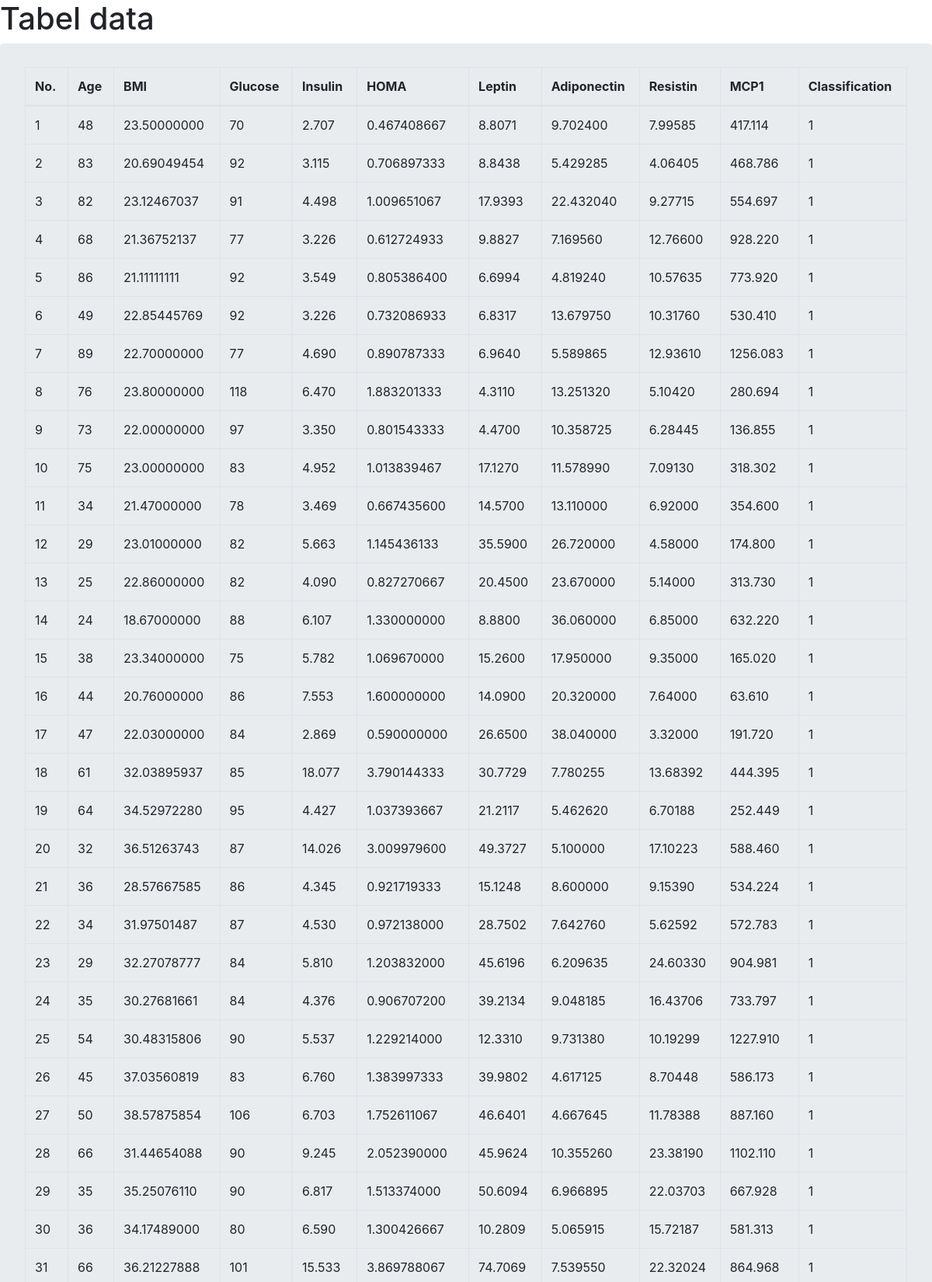
The page / (upper part) on the database its author committed.
### tables this page shows
CREATE TABLE `breast_cancer` (
  `Age` int(11) NOT NULL,
  `BMI` decimal(11,8) NOT NULL,
  `Glucose` int(11) NOT NULL,
  `Insulin` decimal(6,3) NOT NULL,
  `HOMA` decimal(11,9) NOT NULL,
  `Leptin` decimal(7,4) NOT NULL,
  `Adiponectin` decimal(9,6) NOT NULL,
  `Resistin` decimal(8,5) NOT NULL,
  `MCP1` decimal(8,3) NOT NULL,
  `Classification` int(11) NOT NULL
);

### index.php (the view, shortened to what this page needs)
<?php
include_once('conn.php');
?>
<!DOCTYPE html>
<html lang="en" dir="ltr">
  <head>
    <link rel="stylesheet" href="https://stackpath.bootstrapcdn.com/bootstrap/4.1.3/css/bootstrap.min.css">
  </head>
  <body>
    <h1>Tabel data</h1>
    <div class="jumbotron" style="padding-top: 30px; padding-bottom: 30px;">
    <table class="table table-condensed table-hover table-bordered">
      <thead>
        <tr>
          <th>No.</th>
          <th>Age</th>
          <th>BMI</th>
          <th>Glucose</th>
          <th>Insulin</th>
          <th>HOMA</th>
          <th>Leptin</th>
          <th>Adiponectin</th>
          <th>Resistin</th>
          <th>MCP1</th>
          <th>Classification</th>
        </tr>
      </thead>
      <tbody>
        <?php
        $sql="SELECT * from breast_cancer";
        $result = $conn->query($sql);
        $counte = 1;
            while($row = mysqli_fetch_assoc($result)) {
              ?>
          <tr>
          <td><?php echo $counte?></td>
          <td><?php echo $row['Age']?></td>
          <td><?php echo $row['BMI']?></td>
          <td><?php echo $row['Glucose']?></td>
          <td><?php echo $row['Insulin']?></td>
          <td><?php echo $row['HOMA']?></td>
          <td><?php echo $row['Leptin']?></td>
          <td><?php echo $row['Adiponectin']?></td>
          <td><?php echo $row['Resistin']?></td>
          <td><?php echo $row['MCP1']?></td>
          <td><?php echo $row['Classification']?></td>
          </tr>
                    <?php
                    $counte++;
                    }
                    ?>
    </tbody>
    </table>
  </div>
  <br>
  </body>
</html>

### rows shown on the page
breast_cancer: Age "48", BMI "23.50000000", Glucose "70", Insulin "2.707", HOMA "0.467408667", Leptin "8.8071", Adiponectin "9.702400", Resistin "7.99585", MCP1 "417.114", Classification "1"
breast_cancer: Age "83", BMI "20.69049454", Glucose "92", Insulin "3.115", HOMA "0.706897333", Leptin "8.8438", Adiponectin "5.429285", Resistin "4.06405", MCP1 "468.786", Classification "1"
breast_cancer: Age "82", BMI "23.12467037", Glucose "91", Insulin "4.498", HOMA "1.009651067", Leptin "17.9393", Adiponectin "22.432040", Resistin "9.27715", MCP1 "554.697", Classification "1"
breast_cancer: Age "68", BMI "21.36752137", Glucose "77", Insulin "3.226", HOMA "0.612724933", Leptin "9.8827", Adiponectin "7.169560", Resistin "12.76600", MCP1 "928.220", Classification "1"
breast_cancer: Age "86", BMI "21.11111111", Glucose "92", Insulin "3.549", HOMA "0.805386400", Leptin "6.6994", Adiponectin "4.819240", Resistin "10.57635", MCP1 "773.920", Classification "1"
breast_cancer: Age "49", BMI "22.85445769", Glucose "92", Insulin "3.226", HOMA "0.732086933", Leptin "6.8317", Adiponectin "13.679750", Resistin "10.31760", MCP1 "530.410", Classification "1"
breast_cancer: Age "89", BMI "22.70000000", Glucose "77", Insulin "4.690", HOMA "0.890787333", Leptin "6.9640", Adiponectin "5.589865", Resistin "12.93610", MCP1 "1256.083", Classification "1"
breast_cancer: Age "76", BMI "23.80000000", Glucose "118", Insulin "6.470", HOMA "1.883201333", Leptin "4.3110", Adiponectin "13.251320", Resistin "5.10420", MCP1 "280.694", Classification "1"
breast_cancer: Age "73", BMI "22.00000000", Glucose "97", Insulin "3.350", HOMA "0.801543333", Leptin "4.4700", Adiponectin "10.358725", Resistin "6.28445", MCP1 "136.855", Classification "1"
breast_cancer: Age "75", BMI "23.00000000", Glucose "83", Insulin "4.952", HOMA "1.013839467", Leptin "17.1270", Adiponectin "11.578990", Resistin "7.09130", MCP1 "318.302", Classification "1"
breast_cancer: Age "34", BMI "21.47000000", Glucose "78", Insulin "3.469", HOMA "0.667435600", Leptin "14.5700", Adiponectin "13.110000", Resistin "6.92000", MCP1 "354.600", Classification "1"
breast_cancer: Age "29", BMI "23.01000000", Glucose "82", Insulin "5.663", HOMA "1.145436133", Leptin "35.5900", Adiponectin "26.720000", Resistin "4.58000", MCP1 "174.800", Classification "1"
breast_cancer: Age "25", BMI "22.86000000", Glucose "82", Insulin "4.090", HOMA "0.827270667", Leptin "20.4500", Adiponectin "23.670000", Resistin "5.14000", MCP1 "313.730", Classification "1"
breast_cancer: Age "24", BMI "18.67000000", Glucose "88", Insulin "6.107", HOMA "1.330000000", Leptin "8.8800", Adiponectin "36.060000", Resistin "6.85000", MCP1 "632.220", Classification "1"
breast_cancer: Age "38", BMI "23.34000000", Glucose "75", Insulin "5.782", HOMA "1.069670000", Leptin "15.2600", Adiponectin "17.950000", Resistin "9.35000", MCP1 "165.020", Classification "1"
breast_cancer: Age "44", BMI "20.76000000", Glucose "86", Insulin "7.553", HOMA "1.600000000", Leptin "14.0900", Adiponectin "20.320000", Resistin "7.64000", MCP1 "63.610", Classification "1"
breast_cancer: Age "47", BMI "22.03000000", Glucose "84", Insulin "2.869", HOMA "0.590000000", Leptin "26.6500", Adiponectin "38.040000", Resistin "3.32000", MCP1 "191.720", Classification "1"
breast_cancer: Age "61", BMI "32.03895937", Glucose "85", Insulin "18.077", HOMA "3.790144333", Leptin "30.7729", Adiponectin "7.780255", Resistin "13.68392", MCP1 "444.395", Classification "1"
breast_cancer: Age "64", BMI "34.52972280", Glucose "95", Insulin "4.427", HOMA "1.037393667", Leptin "21.2117", Adiponectin "5.462620", Resistin "6.70188", MCP1 "252.449", Classification "1"
breast_cancer: Age "32", BMI "36.51263743", Glucose "87", Insulin "14.026", HOMA "3.009979600", Leptin "49.3727", Adiponectin "5.100000", Resistin "17.10223", MCP1 "588.460", Classification "1"
breast_cancer: Age "36", BMI "28.57667585", Glucose "86", Insulin "4.345", HOMA "0.921719333", Leptin "15.1248", Adiponectin "8.600000", Resistin "9.15390", MCP1 "534.224", Classification "1"
breast_cancer: Age "34", BMI "31.97501487", Glucose "87", Insulin "4.530", HOMA "0.972138000", Leptin "28.7502", Adiponectin "7.642760", Resistin "5.62592", MCP1 "572.783", Classification "1"
breast_cancer: Age "29", BMI "32.27078777", Glucose "84", Insulin "5.810", HOMA "1.203832000", Leptin "45.6196", Adiponectin "6.209635", Resistin "24.60330", MCP1 "904.981", Classification "1"
breast_cancer: Age "35", BMI "30.27681661", Glucose "84", Insulin "4.376", HOMA "0.906707200", Leptin "39.2134", Adiponectin "9.048185", Resistin "16.43706", MCP1 "733.797", Classification "1"
breast_cancer: Age "54", BMI "30.48315806", Glucose "90", Insulin "5.537", HOMA "1.229214000", Leptin "12.3310", Adiponectin "9.731380", Resistin "10.19299", MCP1 "1227.910", Classification "1"
breast_cancer: Age "45", BMI "37.03560819", Glucose "83", Insulin "6.760", HOMA "1.383997333", Leptin "39.9802", Adiponectin "4.617125", Resistin "8.70448", MCP1 "586.173", Classification "1"
breast_cancer: Age "50", BMI "38.57875854", Glucose "106", Insulin "6.703", HOMA "1.752611067", Leptin "46.6401", Adiponectin "4.667645", Resistin "11.78388", MCP1 "887.160", Classification "1"
breast_cancer: Age "66", BMI "31.44654088", Glucose "90", Insulin "9.245", HOMA "2.052390000", Leptin "45.9624", Adiponectin "10.355260", Resistin "23.38190", MCP1 "1102.110", Classification "1"
breast_cancer: Age "35", BMI "35.25076110", Glucose "90", Insulin "6.817", HOMA "1.513374000", Leptin "50.6094", Adiponectin "6.966895", Resistin "22.03703", MCP1 "667.928", Classification "1"
breast_cancer: Age "36", BMI "34.17489000", Glucose "80", Insulin "6.590", HOMA "1.300426667", Leptin "10.2809", Adiponectin "5.065915", Resistin "15.72187", MCP1 "581.313", Classification "1"
breast_cancer: Age "66", BMI "36.21227888", Glucose "101", Insulin "15.533", HOMA "3.869788067", Leptin "74.7069", Adiponectin "7.539550", Resistin "22.32024", MCP1 "864.968", Classification "1"
